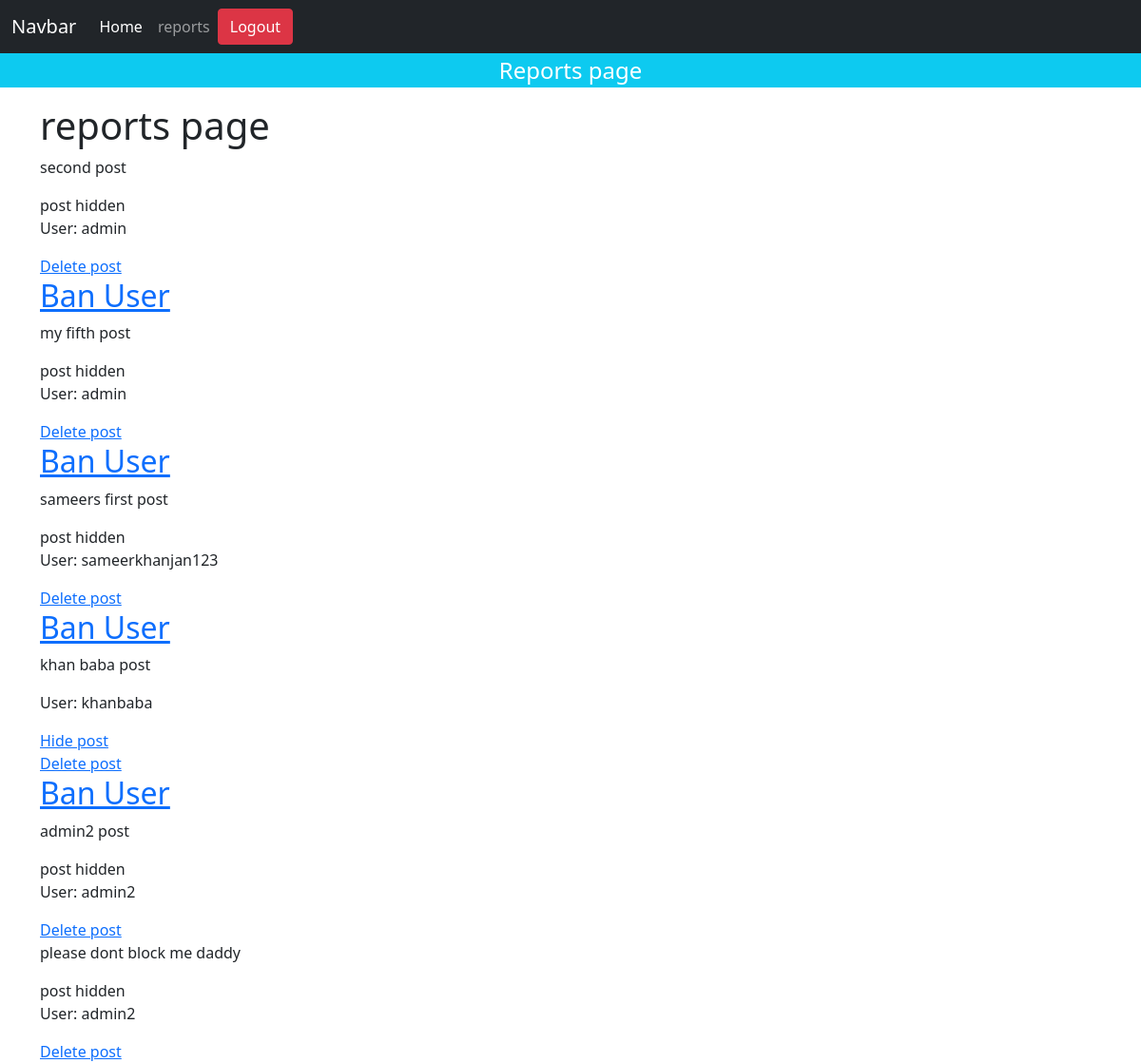
Page /reports (signed in) on the committed database.
### app/models.py (models this page shows)
class post(models.Model):
    user = models.ForeignKey(settings.AUTH_USER_MODEL, on_delete=models.CASCADE)
    text = models.CharField(max_length=500)
    date_posted = models.DateTimeField(auto_now_add=True)
    hidden = models.BooleanField(default=False)
    date_hidden = models.DateTimeField(blank= True, null=True)
    hidden_by = models.ForeignKey(settings.AUTH_USER_MODEL, on_delete=models.CASCADE, blank=True,null=True,related_name="mod_who_hid")
    def __str__(self):
        return self.text

class User(AbstractUser):
    pass

### app/views.py (the view)
# urls.py: path('reports', views.report, name="reports"),
@permission_required("app.view_report", raise_exception=True)
def report(request):
    reports = post.objects.annotate(times_reported=Count('report')).filter(times_reported__gt=0).all()
    return render(request, "reports.html",{"reports": reports})

### templates/reports.html (shortened to what this page needs)
{% extends 'base.html' %}
{% block main_title %} Reports page {% endblock %}
{% block content %}
<h1>reports page</h1>
<div>
    {% for post in reports  %}
    <p>{{post}}</p><span>{% if post.hidden%}post hidden {% endif %}</span>
    <p>User: {{post.user}}</p>
    {% if not post.hidden %}
     <a href="/hide_post/{{post.id}}">Hide post</a><br>
    {% endif  %}
    <a href="/delete/{{post.id}}">Delete post</a>
    {%  if post.user.is_active%}
<h2><a href="/Ban_user/{{post.user.id}}">Ban User</a></h2>
    {% endif%}
    {% endfor %}
</div>
{% endblock %}

### templates/base.html (shortened to what this page needs)
<!DOCTYPE html>
<html lang="en">
<head>
    <link href="https://cdn.jsdelivr.net/npm/bootstrap@5.0.2/dist/css/bootstrap.min.css" rel="stylesheet">
</head>
<body>
<nav class="navbar navbar-expand-lg navbar-dark bg-dark">
  <div class="container-fluid">
    <a class="navbar-brand" href="#">Navbar</a>
    <div class="collapse navbar-collapse ml-auto" id="navbarNav">
      <ul class="navbar-nav ">
        <li class="nav-item">
          <a class="nav-link active" aria-current="page" href="/">Home</a>
        </li>
          {% if perms.app.view_report %}
        <li class="nav-item">
          <a class="nav-link" href="{% url 'reports' %}">reports</a>
        </li>
          {% endif %}
      </ul>
        {% if user.is_authenticated %}
        <ul class="navbar-nav ml-auto">
            <li class="nav-item">
                <a class="btn btn-danger" href="/logout">
                    Logout
                </a>
            </li>
        </ul>
        {% endif %}
    </div>
  </div>
</nav>
<section>
    <div class="-hero-body bg-info">
        <div class="text-center text-lg text-white">
            <p style="font-size:24px;" class="font-weight-bold">{% block main_title %}{% endblock %}</p>
        </div>
    </div>
</section>
<section>
    <div class="container">
        {% block content %}
        {% endblock %}
    </div>
</section>
</body>
</html>

### rows in the picture
post: text "second post", hidden "post hidden", user "admin"
post: text "my fifth post", hidden "post hidden", user "admin"
post: text "sameers first post", hidden "post hidden", user "sameerkhanjan123"
post: text "khan baba post", user "khanbaba"
post: text "admin2 post", hidden "post hidden", user "admin2"
post: text "please dont block me daddy", hidden "post hidden", user "admin2"
